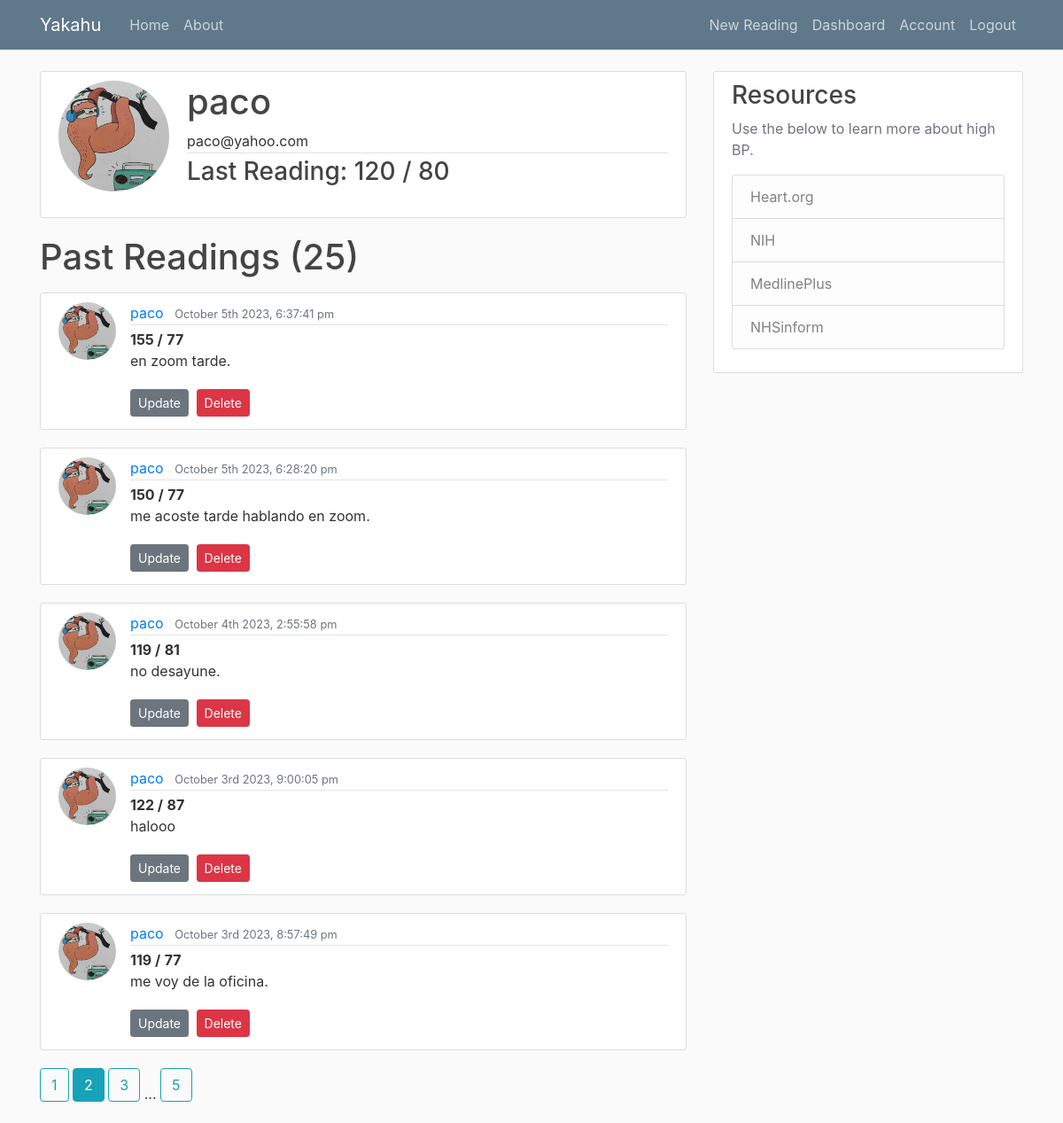
/user/paco?page=2 (signed in), run on the app's committed database.
### mbp/models.py (models this page shows, shortened)
class User(db.Model, UserMixin):
    id = db.Column(db.Integer, primary_key=True)
    username = db.Column(db.String(20), unique=True, nullable=False)
    email = db.Column(db.String(120), unique=True, nullable=False)
    image_file = db.Column(db.String(20), nullable=False, default='default.jpg')
    password = db.Column(db.String(60), nullable=False)
    readings = db.relationship('Reading', backref='user', lazy=True)

class Reading(db.Model):
    id = db.Column(db.Integer, primary_key=True)
    sys = db.Column(db.String(3), nullable=False)
    dia = db.Column(db.String(3), nullable=False)
    notes = db.Column(db.Text, nullable=False)
    date_posted = db.Column(db.DateTime, nullable=False, default=datetime.utcnow)
    user_id = db.Column(db.Integer, db.ForeignKey('user.id'), nullable=False)

### mbp/users/routes.py (the view)
@users.route('/user/<string:username>')
@login_required
def user_readings(username):
    image_file = url_for('static', filename='profile_pics/' + current_user.image_file)
    page = request.args.get('page', 1, type=int) #Grab the page we want. In this case page one. Set type integer as the page number.
    user = User.query.filter_by(username=username).first_or_404()
    lreading = Reading.query.filter_by(user=user).order_by(Reading.id.desc()).first()
    reading = Reading.query.filter_by(user=user)\
        .order_by(Reading.date_posted.desc())\
        .paginate(page=page, per_page=5) #Show 5 readings per page. Can use http://localhost:8000/home?page=3 to navigate to pages.
    return render_template('user_readings.html', title='User Dashboard', reading=reading, user=user, username=username, image_file=image_file, lreading=lreading)

### mbp/models.py (called while the page is built)
@login_manager.user_loader
def load_user(user_id):
    return User.query.get(int(user_id))

### mbp/templates/user_readings.html (shortened to what this page needs)
{% extends "base.html" %}
{% block content %}
<div class="content-section">
    <div class="media">
      <img class="rounded-circle account-img" src="{{ image_file }}">
      <div class="media-body">
        <h2 class="account-heading">{{ current_user.username }}</h2>
        <p class="article-metadata">{{ current_user.email }}</p>
        <h3 class="mb-lg-4">Last Reading: {{ lreading.sys }} / {{ lreading.dia}}</h3>
      </div>
    </div>
  </div>
    <h1 class="mb-3">Past Readings  ({{ reading.total }})</h1>
    {% for reading in reading.items %}
    <article class="media content-section">
      <img class="rounded-circle article-img" src="{{ url_for('static', filename='profile_pics/' + reading.user.image_file) }}" />
      <div class="media-body">
        <div class="article-metadata">
          <a class="mr-2" href="{{ url_for('users.user_readings', username=reading.user.username) }}">{{ reading.user.username }}</a>
          <small class="text-muted">{{ moment(reading.date_posted).format('MMMM Do YYYY, h:mm:ss a') }}</small>
        </div>
        <text class="font-weight-bold">{{ reading.sys }} /</text>
          <text class="font-weight-bold">{{ reading.dia}}</text>
          <p class="article-content">{{ reading.notes }}</p>
          <a class="btn btn-secondary btn-sm mt-1 mb-1" href="{{ url_for('readings.update_reading', reading_id=reading.id) }}">Update</a>
        <button type="button" class="btn btn-danger btn-sm m-1" data-toggle="modal" data-target="#deleteModal">Delete</button>
      </div>
    </article>
    {% endfor %}
    {% for page_num in reading.iter_pages(left_edge=1, right_edge=1, left_current=1, right_current=2) %}
      {% if page_num %}
        {% if reading.page == page_num %}
          <a class="btn btn-info mb-4" href="{{ url_for('users.user_readings', username=user.username, page=page_num) }}">{{ page_num }}</a>
        {% else %}
          <a class="btn btn-outline-info mb-4" href="{{ url_for('users.user_readings', username=user.username, page=page_num) }}">{{ page_num }}</a>
        {% endif %}
      {% else %}
        ...
      {% endif %}
    {% endfor %}
{% endblock content %}

### mbp/static/css/main.css (style rules this page uses)
body { background: #fafafa; color: #333333; margin-top: 5rem; }
h1, h2, h3, h4, h5, h6 { color: #444444; }
.content-section { background: #ffffff; padding: 10px 20px; border: 1px solid #dddddd; border-radius: 3px; margin-bottom: 20px; }
.article-content { white-space: pre-line; }
.article-img { height: 65px; width: 65px; margin-right: 16px; }
.article-metadata { padding-bottom: 1px; margin-bottom: 4px; border-bottom: 1px solid #e3e3e3 }
.account-img { height: 125px; width: 125px; margin-right: 20px; margin-bottom: 16px; }
.account-heading { font-size: 2.5rem; }

### data on the page
User: username "paco", email "paco@yahoo.com"
Reading: sys "120", dia "80"
Reading: image_file (placeholder picture), user.username "paco", date_posted "October 5th 2023, 6:37:41 pm", sys "155", dia "77", notes "en zoom tarde."
Reading: image_file (placeholder picture), user.username "paco", date_posted "October 5th 2023, 6:28:20 pm", sys "150", dia "77", notes "me acoste tarde hablando en zoom."
Reading: image_file (placeholder picture), user.username "paco", date_posted "October 4th 2023, 2:55:58 pm", sys "119", dia "81", notes "no desayune."
Reading: image_file (placeholder picture), user.username "paco", date_posted "October 3rd 2023, 9:00:05 pm", sys "122", dia "87", notes "halooo"
Reading: image_file (placeholder picture), user.username "paco", date_posted "October 3rd 2023, 8:57:49 pm", sys "119", dia "77", notes "me voy de la oficina."

### other printed values
{{ reading.total }} "25"
{{ page_num }} "1" "3" "5"
{{ page_num }} "2"
